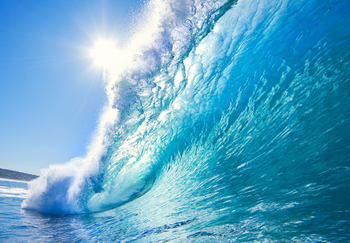
#> input picture images/003_Wave.png, 350 x 243 px
$ python 002_getting_and_setting.py --image images/003_Wave.png
#> lines starting #> are read from the running program, lines starting #| are printed output that depends on the picture; after the words box and inside, x2 and y2 are one past the last pixel; in counts of white or black regions, pixels touching at a corner belong together
# Usage
# python 002_getting_and_setting.py --image images/001_Image.jpg


# Import Needed Packages
from __future__ import print_function
import argparse
import cv2


# Construct Argument Parser And Parse Argument
ap = argparse.ArgumentParser()
ap.add_argument("-i", "--image", required=True, help="Path To Image")
args = vars(ap.parse_args())


# Load And Display Image
image = cv2.imread(args["image"])
#> image is the input picture: shape (243, 350, 3); mean B, G, R 199.1, 166.5, 93.5
cv2.imshow("Original Image", image)


# Split Color Channels
(b,g,r) = image[0,0]
#> b = 215; g = 122; r = 19
print("Pixel At (0,0) -- Red: {}, Green: {}, Blue: {}".format(r,g,b))
#| Pixel At (0,0) -- Red: 19, Green: 122, Blue: 215

# Reassign Pixel (0,0) Color
image [0,0] = (255,255,255)
#> image: shape (243, 350, 3); under 0.01% of pixels changed, all inside (x1, y1, x2, y2) = (0, 0, 1, 1)
(b,g,r) = image[0,0]
#> b = 255; g = 255; r = 255
print("Pixel At (0,0) -- Red: {}, Green: {}, Blue: {}".format(r,g,b))
#| Pixel At (0,0) -- Red: 255, Green: 255, Blue: 255

# Cut Image To Include Only Top-Left Corner, 100x100px
corner = image[0:100, 0:100]
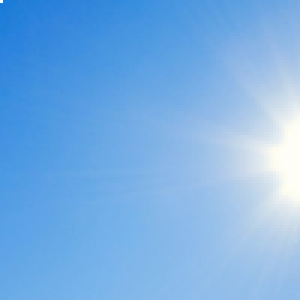
#> corner: shape (100, 100, 3) (shown 3 times larger); mean B, G, R 229.3, 175.5, 120.4
cv2.imshow("Corner", corner)

# Convert Entire Corner To Green
image[0:100, 0:100] = (0,255,0)
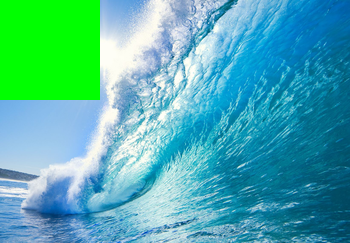
#> image: shape (243, 350, 3); mean B, G, R 172.1, 175.8, 79.4

# Display Updated Image
cv2.imshow("Updated", image)
cv2.waitKey()

$ run again, on images/006_coins.png
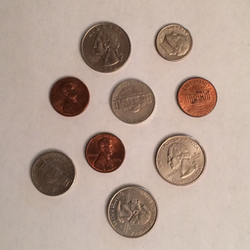
#> input picture images/006_coins.png, 250 x 250 px
#> image is the input picture: shape (250, 250, 3); mean B, G, R 147.7, 159.9, 180.7
#> `(b,g,r) = image[0,0]`: b = 148; g = 159; r = 172
#| Pixel At (0,0) -- Red: 172, Green: 159, Blue: 148
#> `(b,g,r) = image[0,0]`: b = 255
#| Pixel At (0,0) -- Red: 255, Green: 255, Blue: 255
#> `corner = image[0:100, 0:100]`:
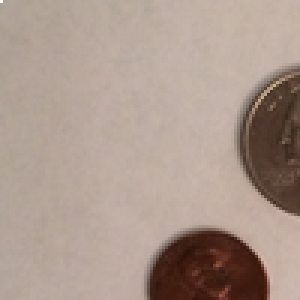
#> corner: shape (100, 100, 3) (shown 3 times larger); mean B, G, R 140.8, 151.9, 170.8
#> `image[0:100, 0:100] = (0,255,0)`:
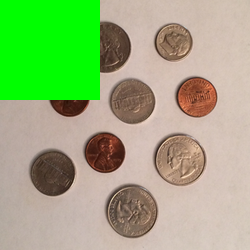
#> image: shape (250, 250, 3); mean B, G, R 125.2, 176.4, 153.4
